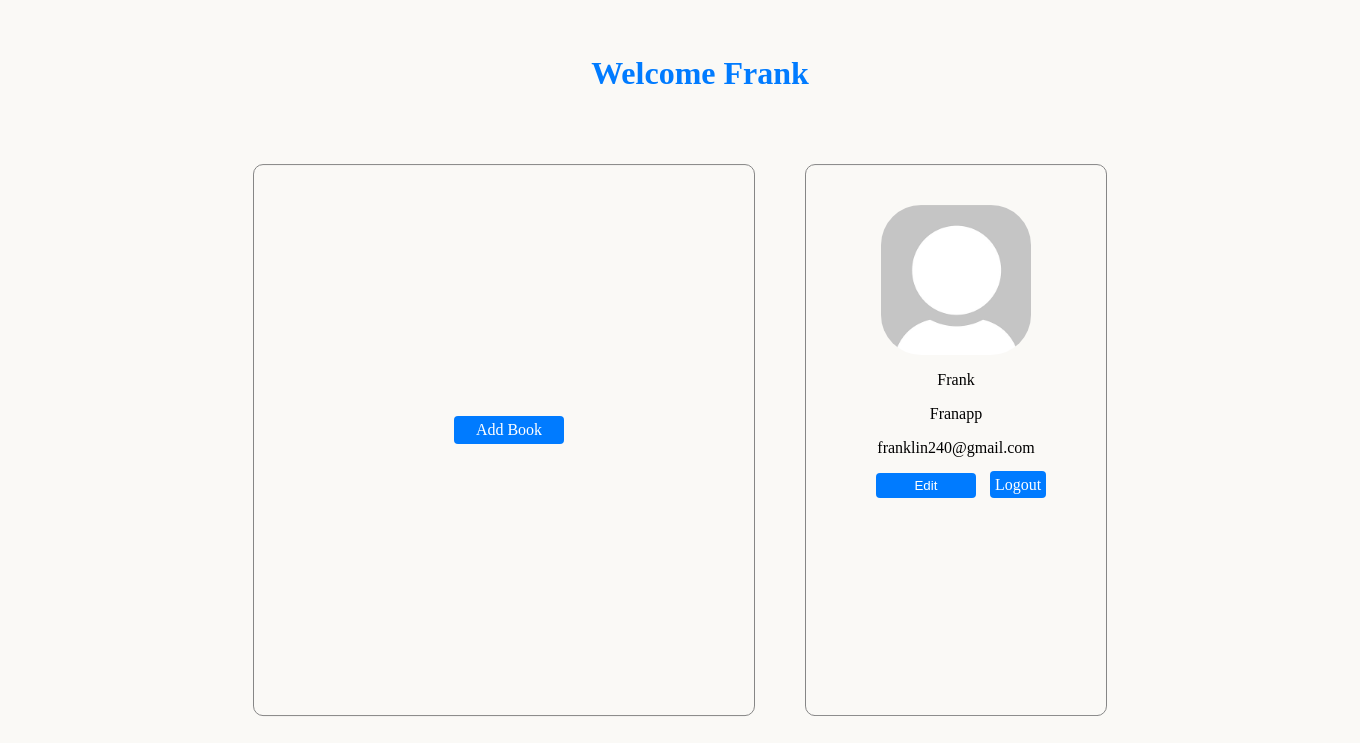
The app's page /Franapp, older data.
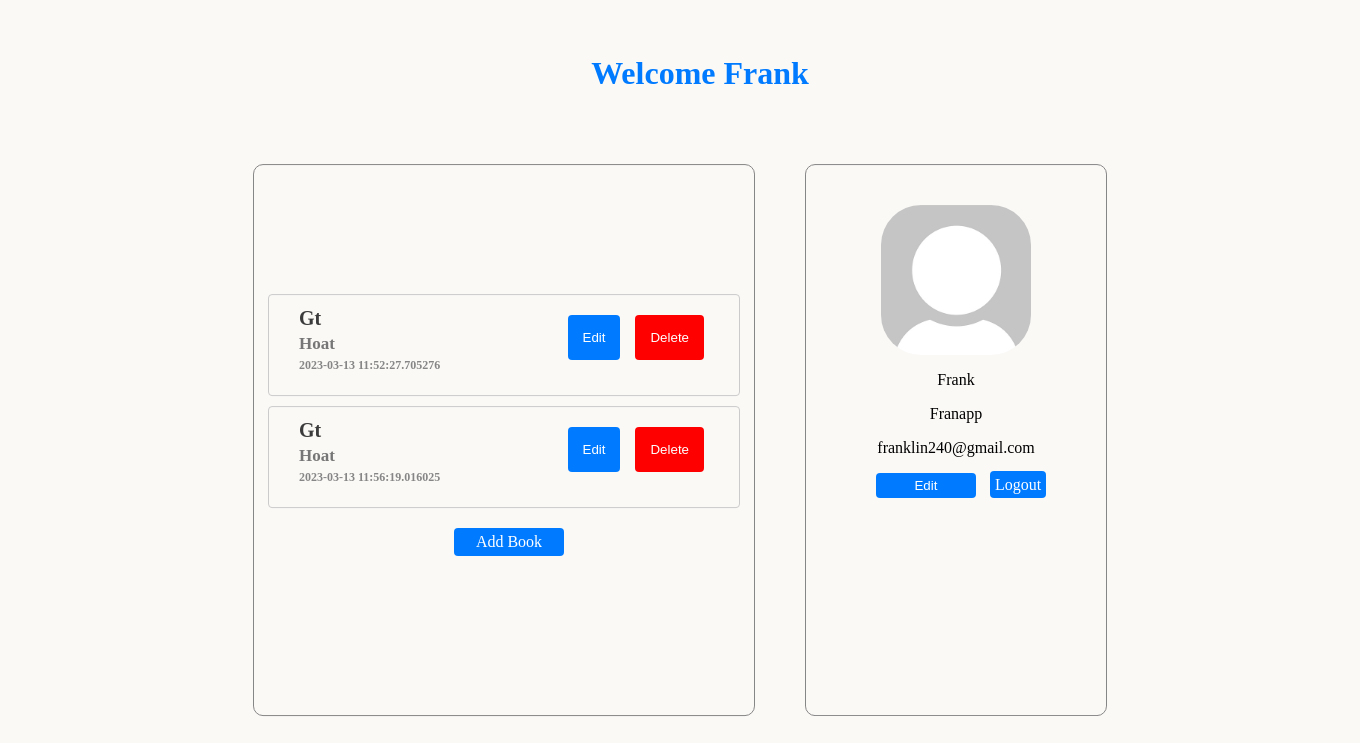
The same page, newer data.
### tables this page shows
CREATE TABLE Books (
  id INTEGER PRIMARY KEY AUTOINCREMENT,
  title TEXT NOT NULL,
  author TEXT NOT NULL,
  date TEXT NOT NULL,
  user_id INTEGER NOT NULL
);

### app.py (the view)
@app.route('/<username>', methods=['GET','POST'])
def users(username):
    user = find_user(username)
    if user:
        user = user[0]
        user_id = user[0]
        current_user = user
        books = get_user_books(user_id)
        book_titles = [book[1] for book in books]
        book_authors = [book[2] for book in books]
        book_dates = [book[3] for book in books]
        return render_template('user.html', titles=book_titles, authors=book_authors, dates=book_dates, current_user=current_user, length=len(book_titles))
    else:
        message = 'Username does not exist'
        return render_template('login.html', message=message)

### queries.py (called while the page is built)
def get_db_connection():
    conn = sqlite3.connect('bookshop.db')
    return conn

def db_query(query, Args=()):
    conn = get_db_connection()
    res = conn.execute(query, Args)
    rv = res.fetchall()
    conn.close()
    return rv

def find_user(username):
    query = 'SELECT * FROM User WHERE username=?;'
    return db_query(query, [username])

def get_user_books(user_id):
    query = """SELECT * FROM Books WHERE user_id =?;"""
    return db_query(query, [user_id])

### templates/user.html (shortened to what this page needs)
<!DOCTYPE html>
<html lang="en">
<head>
    <link rel="stylesheet" type="text/css" href="{{ url_for('static', filename='css/user.css') }}">
</head>
<body>
<div class="all">
    <div>
        <h1>Welcome {{ current_user[1] }}</h1>
    </div>
    <div class="content">
        <div class="profile">
            <img src="/static/images/dummy-profile-pic.png" width="15%" height="auto" alt="dummy profile photo">
            <p>{{ current_user[1] }}</p>
            <p>{{ current_user[2] }}</p>
            <p>{{ current_user[3] }}</p>
            <a href="/edit_user"><button type="submit">Edit</button></a>
            <a href="/logout" class="logout-link">Logout</a>
        </div>
        <div class="books">
        {% for i in range(length) %}
            <div class=number>
                <div class="about_book">
                    <h4>{{ titles[i] }}</h4>
                    <h5>{{ authors[i] }}</h5>
                    <h6>{{ dates[i] }}</h6>
                </div>
                <div class="btns">
                    <form action="{{ url_for("edit_book") }}" method="post">
                        <button type="submit">Edit</button>
                    </form>
                    <form action="{{ url_for("delete_book") }}" method="post">
                        <button id="del" type="submit">Delete</button>
                    </form>
                </div>
            </div>
        {% endfor %}
            <div class="buttons-container">
                <a href="/add" class="add-link">Add Book</a>
            </div>
        </div>
    </div>
</div>
</body>
</html>

Row changes from the older to the newer data that the page shows:
added Books: title "Gt", author "Hoat", date "2023-03-13 11:52:27.705276"
added Books: title "Gt", author "Hoat", date "2023-03-13 11:56:19.016025"
Text that changed along with them:
new list line: "Edit Delete"
